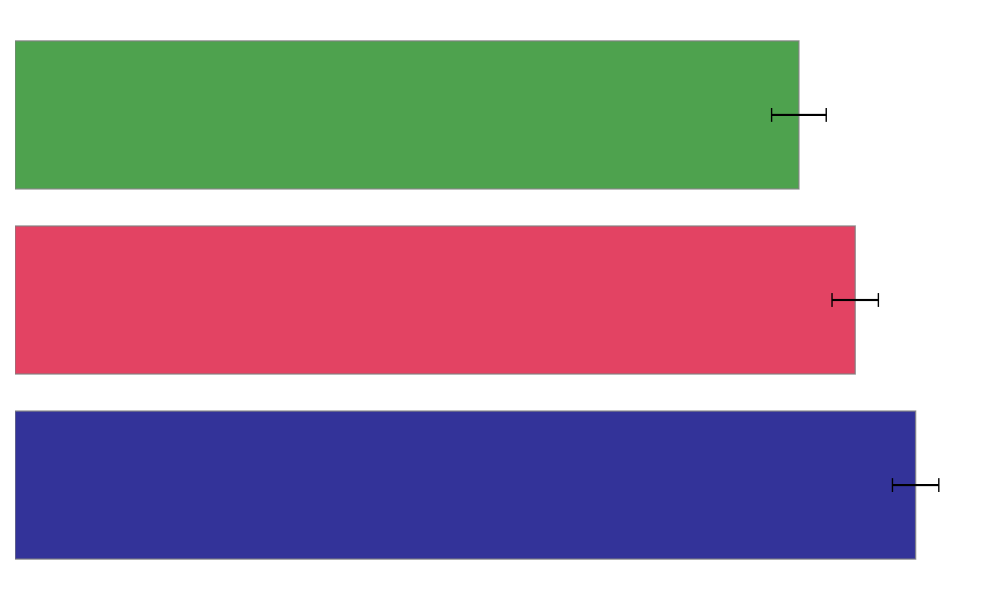

This chart was generated by the following Python code:
import matplotlib.pyplot as plt
import numpy as np

departments = np.array(['Sales', 'R&D', 'Customer Support'])

# Altered performance scores
sales_total = np.mean([90, 89, 91, 88, 92, 85, 94, 85, 96, 93, 90, 95])
rnd_total = np.mean([86, 89, 88, 87, 82, 80, 85, 78, 90, 83, 81, 86])
cust_support_total = np.mean([75, 81, 70, 79, 82, 85, 78, 84, 80, 77, 83, 73])

performance_scores = np.array([sales_total, rnd_total, cust_support_total])

# Altered error data
sales_avg_error = np.mean([4, 2, 3, 1, 2, 2, 3, 3, 1, 2, 3, 2])
rnd_avg_error = np.mean([3, 1, 4, 2, 3, 3, 2, 3, 1, 2, 2, 2])
cust_support_avg_error = np.mean([3, 2, 4, 2, 3, 1, 5, 2, 2, 3, 2, 4])

performance_errors = np.array([sales_avg_error, rnd_avg_error, cust_support_avg_error])

plt.figure(figsize=(10, 6))
plt.barh(departments, performance_scores, xerr=performance_errors, 
         color=['navy', 'crimson', 'forestgreen'], edgecolor='gray', alpha=0.8, capsize=5)

plt.xticks([])
plt.yticks([])
plt.box(False)

plt.tight_layout()
plt.show()
